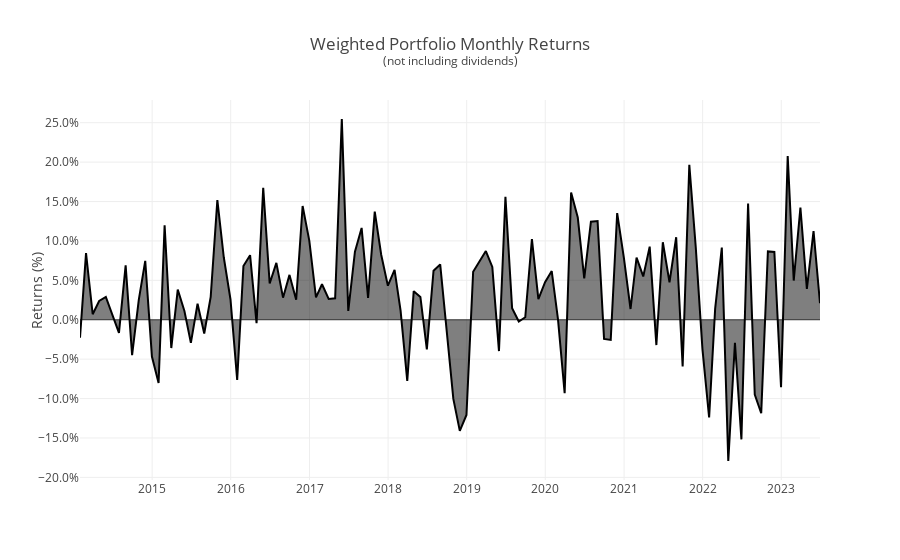
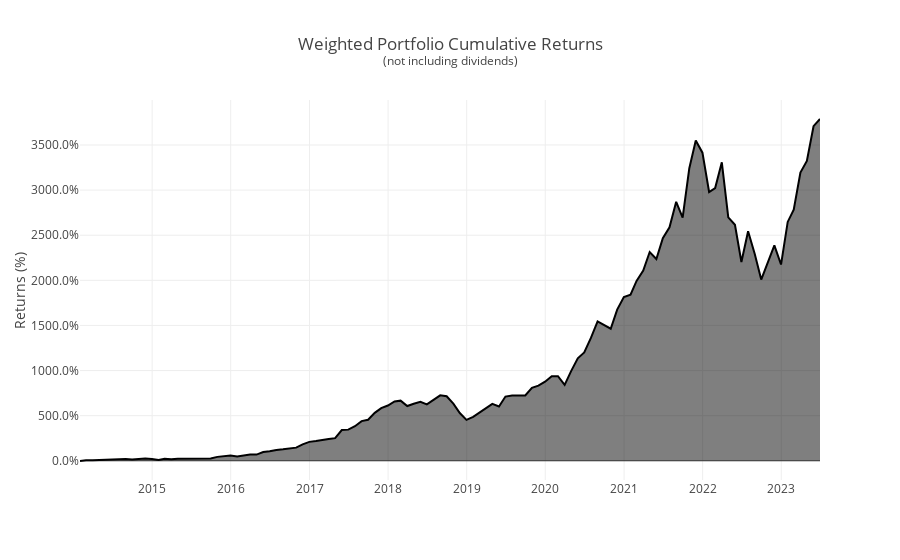

These figures' notebook cell, in order:
### Code cell
import src.macro.calculate as calculate
import src.macro.plot as plot

# bring the macro data into the same format as the portfolio data as a new df (monthly basis), clean it and do some summary calcs
combined_data = calculate.clean_and_combine_macro_data(stock_data, weights, macroeconomic_data)
print(f'combined_data.head():\n{combined_data.head()}')

fig1, fig2 = plot.plot_historical_portfolio_performance(combined_data)
fig1.show()
fig2.show()
